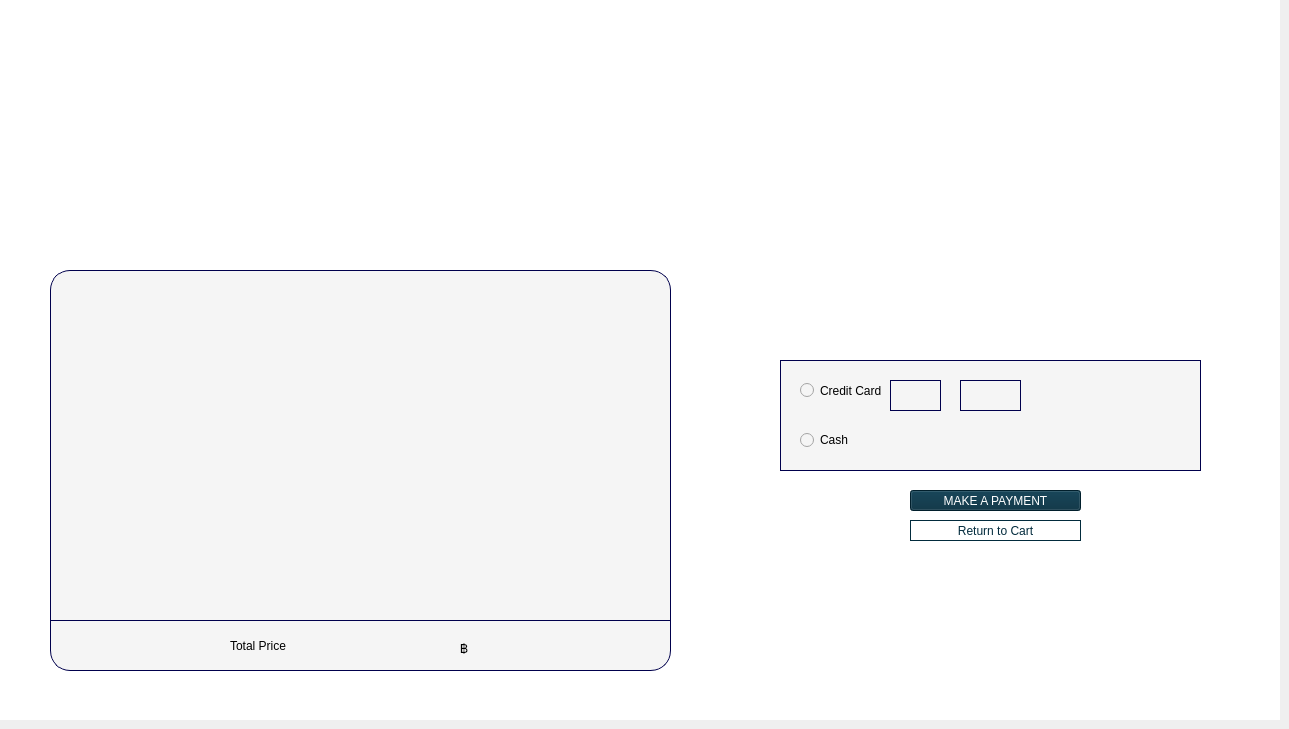
     <widget class="QWidget" name="Payment">
      <widget class="QWidget" name="widget_5" native="true">
       <property name="geometry">
        <rect>
         <x>0</x>
         <y>0</y>
         <width>1280</width>
         <height>720</height>
        </rect>
       </property>
       <property name="styleSheet">
        <string notr="true">QWidget {

	background-color: rgb(255, 255, 255);

}</string>
       </property>
       <widget class="QWidget" name="OverallWidget" native="true">
        <property name="geometry">
         <rect>
          <x>50</x>
          <y>270</y>
          <width>621</width>
          <height>401</height>
         </rect>
        </property>
        <property name="styleSheet">
         <string notr="true">QWidget{ 
	background-color: rgb(245, 245, 245);
	border-radius:20px;
	font: 14pt &quot;Maragsa&quot;; 
	color:rgb(0,0,0);
	border: 1px solid  rgb(0, 0, 76);

	
	
} </string>
        </property>
        <widget class="QFrame" name="line">
         <property name="geometry">
          <rect>
           <x>0</x>
           <y>350</y>
           <width>621</width>
           <height>1</height>
          </rect>
         </property>
         <property name="styleSheet">
          <string notr="true">QFrame { 
border-radius : 0px

}</string>
         </property>
         <property name="frameShape">
          <enum>QFrame::StyledPanel</enum>
         </property>
         <property name="frameShadow">
          <enum>QFrame::Raised</enum>
         </property>
        </widget>
        <widget class="QWidget" name="order_payment" native="true">
         <property name="geometry">
          <rect>
           <x>10</x>
           <y>10</y>
           <width>601</width>
           <height>331</height>
          </rect>
         </property>
         <property name="styleSheet">
          <string notr="true">QWidget{ 

border : 0px

}</string>
         </property>
        </widget>
        <widget class="QLabel" name="TotalPrice">
         <property name="geometry">
          <rect>
           <x>180</x>
           <y>360</y>
           <width>81</width>
           <height>31</height>
          </rect>
         </property>
         <property name="styleSheet">
          <string notr="true">QLabel { 
border: 0 px; 
	font: 13pt &quot;Maragsa&quot;;

}</string>
         </property>
         <property name="text">
          <string>Total Price</string>
         </property>
        </widget>
        <widget class="QLabel" name="Currency">
         <property name="geometry">
          <rect>
           <x>410</x>
           <y>370</y>
           <width>21</width>
           <height>16</height>
          </rect>
         </property>
         <property name="styleSheet">
          <string notr="true">QLabel { 
border: 0 px; 
	font: 15pt &quot;Maragsa&quot;;

}</string>
         </property>
         <property name="text">
          <string>฿</string>
         </property>
        </widget>
        <widget class="QLabel" name="priceLabel">
         <property name="geometry">
          <rect>
           <x>290</x>
           <y>370</y>
           <width>111</width>
           <height>16</height>
          </rect>
         </property>
         <property name="styleSheet">
          <string notr="true">QLabel { 
border: 0 px; 
	font: 13pt &quot;Maragsa&quot;;

}</string>
         </property>
         <property name="text">
          <string/>
         </property>
        </widget>
       </widget>
       <widget class="QWidget" name="PaymentMethod" native="true">
        <property name="geometry">
         <rect>
          <x>780</x>
          <y>360</y>
          <width>421</width>
          <height>111</height>
         </rect>
        </property>
        <property name="styleSheet">
         <string notr="true">QWidget{ 
	background-color: rgb(245, 245, 245);
	border-radius:0px;
	font: 14pt &quot;Maragsa&quot;; 
	color:rgb(0,0,0);
	border: 1px solid  rgb(0, 0, 76);

	
	
} </string>
        </property>
        <widget class="QRadioButton" name="radioButton">
         <property name="geometry">
          <rect>
           <x>20</x>
           <y>20</y>
           <width>101</width>
           <height>21</height>
          </rect>
         </property>
         <property name="styleSheet">
          <string notr="true">QRadioButton{ 
border : 0 px;
	font: 9pt &quot;Maragsa&quot;;

}</string>
         </property>
         <property name="text">
          <string>Credit Card</string>
         </property>
        </widget>
        <widget class="QRadioButton" name="radioButton_2">
         <property name="geometry">
          <rect>
           <x>20</x>
           <y>70</y>
           <width>91</width>
           <height>20</height>
          </rect>
         </property>
         <property name="styleSheet">
          <string notr="true">QRadioButton{ 
border : 0 px;
	font: 9pt &quot;Maragsa&quot;;

}</string>
         </property>
         <property name="text">
          <string>Cash</string>
         </property>
        </widget>
        <widget class="QLabel" name="label_39">
         <property name="geometry">
          <rect>
           <x>110</x>
           <y>20</y>
           <width>51</width>
           <height>31</height>
          </rect>
         </property>
         <property name="text">
          <string/>
         </property>
         <property name="pixmap">
          <pixmap>BusabaImages/mastercard.png</pixmap>
         </property>
        </widget>
        <widget class="QLabel" name="label_43">
         <property name="geometry">
          <rect>
           <x>180</x>
           <y>20</y>
           <width>61</width>
           <height>31</height>
          </rect>
         </property>
         <property name="text">
          <string/>
         </property>
         <property name="pixmap">
          <pixmap>BusabaImages/visa.png</pixmap>
         </property>
        </widget>
       </widget>
       <widget class="QPushButton" name="PaymentButton">
        <property name="geometry">
         <rect>
          <x>910</x>
          <y>490</y>
          <width>171</width>
          <height>21</height>
         </rect>
        </property>
        <property name="styleSheet">
         <string notr="true">QPushButton{ 
	font: 13pt &quot;Maragsa&quot;;
	color: rgb(255, 255, 255);
	background-color: rgb(2, 43, 61);

}

QPushButton:hover {
	font: 13pt &quot;Maragsa&quot;;
	color: rgb(2, 43, 61); 
	background-color: rgb(255, 255, 255);
	border: 1px solid rgb(2, 43, 61); 

}</string>
        </property>
        <property name="text">
         <string>MAKE A PAYMENT</string>
        </property>
       </widget>
       <widget class="QPushButton" name="ReturnCartButton">
        <property name="geometry">
         <rect>
          <x>910</x>
          <y>520</y>
          <width>171</width>
          <height>21</height>
         </rect>
        </property>
        <property name="styleSheet">
         <string notr="true">QPushButton{ 
	font: 13pt &quot;Maragsa&quot;;
	color: rgb(2, 43, 61); 
	background-color: rgb(255, 255, 255);
	border: 1px solid rgb(2, 43, 61); 

}

QPushButton:hover {
	font: 13pt &quot;Maragsa&quot;;
	color: rgb(255, 255, 255);
	background-color: rgb(2, 43, 61);

}</string>
        </property>
        <property name="text">
         <string>Return to Cart</string>
        </property>
       </widget>
      </widget>
     </widget>
